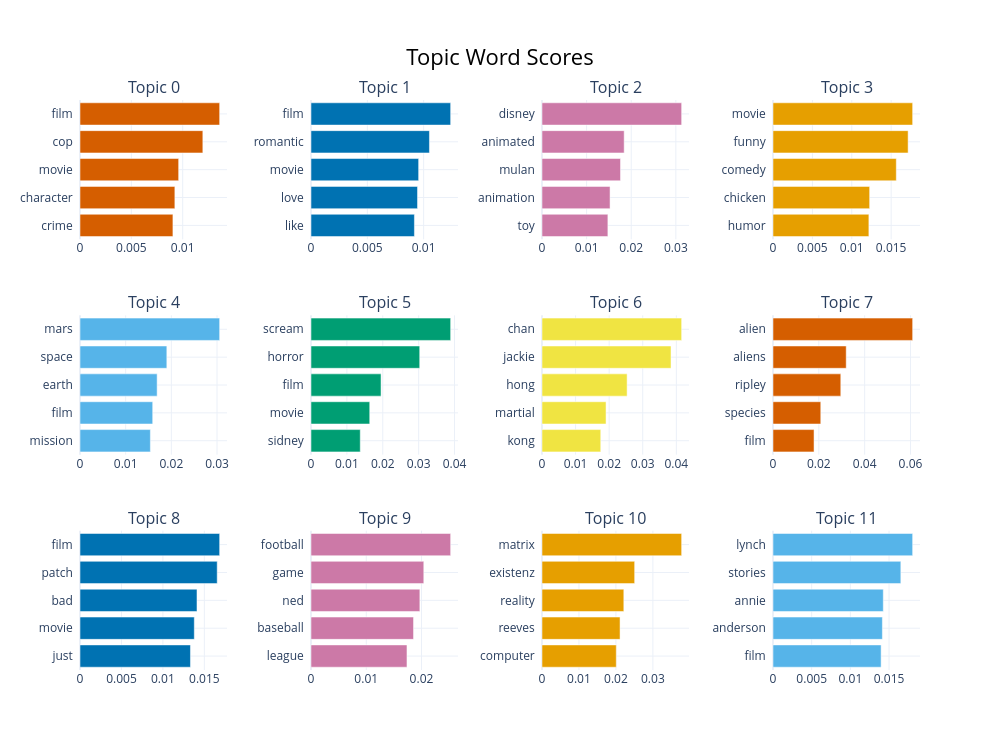

Notebook code for this chart:
### Markdown cell above
---
### 📊 Visualizar los tópicos

BERTopic incluye visualizaciones interactivas listas para usar — útiles para explorar los resultados sin tener que armar los gráficos manualmente, como sí hicimos en 5a con `ggplot2`.

### Code cell
topic_model.visualize_barchart(top_n_topics=12)

### Figure 1 — Plotly figure (JSON) as saved in the notebook; plotly's stock layout.template omitted (floating-point values rounded to 4 significant figures)
{"data": [{"marker": {"color": "#D55E00"}, "orientation": "h", "type": "bar", "x": [0.009048, 0.009237, 0.009606, 0.01196, 0.0136], "xaxis": "x", "y": ["crime  ", "character  ", "movie  ", "cop  ", "film  "], "yaxis": "y"}, {"marker": {"color": "#0072B2"}, "orientation": "h", "type": "bar", "x": [0.009182, 0.009457, 0.009557, 0.01052, 0.0124], "xaxis": "x2", "y": ["like  ", "love  ", "movie  ", "romantic  ", "film  "], "yaxis": "y2"}, {"marker": {"color": "#CC79A7"}, "orientation": "h", "type": "bar", "x": [0.01477, 0.01525, 0.01759, 0.01842, 0.0313], "xaxis": "x3", "y": ["toy  ", "animation  ", "mulan  ", "animated  ", "disney  "], "yaxis": "y3"}, {"marker": {"color": "#E69F00"}, "orientation": "h", "type": "bar", "x": [0.01217, 0.01227, 0.01565, 0.01716, 0.01773], "xaxis": "x4", "y": ["humor  ", "chicken  ", "comedy  ", "funny  ", "movie  "], "yaxis": "y4"}, {"marker": {"color": "#56B4E9"}, "orientation": "h", "type": "bar", "x": [0.01541, 0.01592, 0.01689, 0.01901, 0.03057], "xaxis": "x5", "y": ["mission  ", "film  ", "earth  ", "space  ", "mars  "], "yaxis": "y5"}, {"marker": {"color": "#009E73"}, "orientation": "h", "type": "bar", "x": [0.01373, 0.01637, 0.01952, 0.03029, 0.03892], "xaxis": "x6", "y": ["sidney  ", "movie  ", "film  ", "horror  ", "scream  "], "yaxis": "y6"}, {"marker": {"color": "#F0E442"}, "orientation": "h", "type": "bar", "x": [0.01749, 0.01907, 0.02535, 0.03842, 0.04159], "xaxis": "x7", "y": ["kong  ", "martial  ", "hong  ", "jackie  ", "chan  "], "yaxis": "y7"}, {"marker": {"color": "#D55E00"}, "orientation": "h", "type": "bar", "x": [0.01791, 0.02085, 0.02958, 0.03195, 0.06095], "xaxis": "x8", "y": ["film  ", "species  ", "ripley  ", "aliens  ", "alien  "], "yaxis": "y8"}, {"marker": {"color": "#0072B2"}, "orientation": "h", "type": "bar", "x": [0.01332, 0.01379, 0.01411, 0.01655, 0.01685], "xaxis": "x9", "y": ["just  ", "movie  ", "bad  ", "patch  ", "film  "], "yaxis": "y9"}, {"marker": {"color": "#CC79A7"}, "orientation": "h", "type": "bar", "x": [0.01737, 0.01856, 0.0197, 0.02041, 0.02528], "xaxis": "x10", "y": ["league  ", "baseball  ", "ned  ", "game  ", "football  "], "yaxis": "y10"}, {"marker": {"color": "#E69F00"}, "orientation": "h", "type": "bar", "x": [0.0201, 0.02112, 0.02214, 0.02507, 0.03778], "xaxis": "x11", "y": ["computer  ", "reeves  ", "reality  ", "existenz  ", "matrix  "], "yaxis": "y11"}, {"marker": {"color": "#56B4E9"}, "orientation": "h", "type": "bar", "x": [0.01398, 0.01414, 0.01426, 0.01652, 0.01805], "xaxis": "x12", "y": ["film  ", "anderson  ", "annie  ", "stories  ", "lynch  "], "yaxis": "y12"}], "layout": {"annotations": [{"font": {"size": 16}, "showarrow": false, "text": "Topic 0", "x": 0.0875, "xanchor": "center", "xref": "paper", "y": 1, "yanchor": "bottom", "yref": "paper"}, {"font": {"size": 16}, "showarrow": false, "text": "Topic 1", "x": 0.3625, "xanchor": "center", "xref": "paper", "y": 1, "yanchor": "bottom", "yref": "paper"}, {"font": {"size": 16}, "showarrow": false, "text": "Topic 2", "x": 0.6375, "xanchor": "center", "xref": "paper", "y": 1, "yanchor": "bottom", "yref": "paper"}, {"font": {"size": 16}, "showarrow": false, "text": "Topic 3", "x": 0.9125, "xanchor": "center", "xref": "paper", "y": 1, "yanchor": "bottom", "yref": "paper"}, {"font": {"size": 16}, "showarrow": false, "text": "Topic 4", "x": 0.0875, "xanchor": "center", "xref": "paper", "y": 0.6222, "yanchor": "bottom", "yref": "paper"}, {"font": {"size": 16}, "showarrow": false, "text": "Topic 5", "x": 0.3625, "xanchor": "center", "xref": "paper", "y": 0.6222, "yanchor": "bottom", "yref": "paper"}, {"font": {"size": 16}, "showarrow": false, "text": "Topic 6", "x": 0.6375, "xanchor": "center", "xref": "paper", "y": 0.6222, "yanchor": "bottom", "yref": "paper"}, {"font": {"size": 16}, "showarrow": false, "text": "Topic 7", "x": 0.9125, "xanchor": "center", "xref": "paper", "y": 0.6222, "yanchor": "bottom", "yref": "paper"}, {"font": {"size": 16}, "showarrow": false, "text": "Topic 8", "x": 0.0875, "xanchor": "center", "xref": "paper", "y": 0.2444, "yanchor": "bottom", "yref": "paper"}, {"font": {"size": 16}, "showarrow": false, "text": "Topic 9", "x": 0.3625, "xanchor": "center", "xref": "paper", "y": 0.2444, "yanchor": "bottom", "yref": "paper"}, {"font": {"size": 16}, "showarrow": false, "text": "Topic 10", "x": 0.6375, "xanchor": "center", "xref": "paper", "y": 0.2444, "yanchor": "bottom", "yref": "paper"}, {"font": {"size": 16}, "showarrow": false, "text": "Topic 11", "x": 0.9125, "xanchor": "center", "xref": "paper", "y": 0.2444, "yanchor": "bottom", "yref": "paper"}], "height": 750, "hoverlabel": {"bgcolor": "white", "font": {"family": "Rockwell", "size": 16}}, "showlegend": false, "title": {"font": {"color": "Black", "size": 22}, "text": "Topic Word Scores", "x": 0.5, "xanchor": "center", "yanchor": "top"}, "width": 1000, "xaxis": {"anchor": "y", "domain": [0, 0.175], "showgrid": true}, "xaxis10": {"anchor": "y10", "domain": [0.275, 0.45], "showgrid": true}, "xaxis11": {"anchor": "y11", "domain": [0.55, 0.725], "showgrid": true}, "xaxis12": {"anchor": "y12", "domain": [0.825, 1], "showgrid": true}, "xaxis2": {"anchor": "y2", "domain": [0.275, 0.45], "showgrid": true}, "xaxis3": {"anchor": "y3", "domain": [0.55, 0.725], "showgrid": true}, "xaxis4": {"anchor": "y4", "domain": [0.825, 1], "showgrid": true}, "xaxis5": {"anchor": "y5", "domain": [0, 0.175], "showgrid": true}, "xaxis6": {"anchor": "y6", "domain": [0.275, 0.45], "showgrid": true}, "xaxis7": {"anchor": "y7", "domain": [0.55, 0.725], "showgrid": true}, "xaxis8": {"anchor": "y8", "domain": [0.825, 1], "showgrid": true}, "xaxis9": {"anchor": "y9", "domain": [0, 0.175], "showgrid": true}, "yaxis": {"anchor": "x", "domain": [0.7556, 1], "showgrid": true}, "yaxis10": {"anchor": "x10", "domain": [0, 0.2444], "showgrid": true}, "yaxis11": {"anchor": "x11", "domain": [0, 0.2444], "showgrid": true}, "yaxis12": {"anchor": "x12", "domain": [0, 0.2444], "showgrid": true}, "yaxis2": {"anchor": "x2", "domain": [0.7556, 1], "showgrid": true}, "yaxis3": {"anchor": "x3", "domain": [0.7556, 1], "showgrid": true}, "yaxis4": {"anchor": "x4", "domain": [0.7556, 1], "showgrid": true}, "yaxis5": {"anchor": "x5", "domain": [0.3778, 0.6222], "showgrid": true}, "yaxis6": {"anchor": "x6", "domain": [0.3778, 0.6222], "showgrid": true}, "yaxis7": {"anchor": "x7", "domain": [0.3778, 0.6222], "showgrid": true}, "yaxis8": {"anchor": "x8", "domain": [0.3778, 0.6222], "showgrid": true}, "yaxis9": {"anchor": "x9", "domain": [0, 0.2444], "showgrid": true}}}
